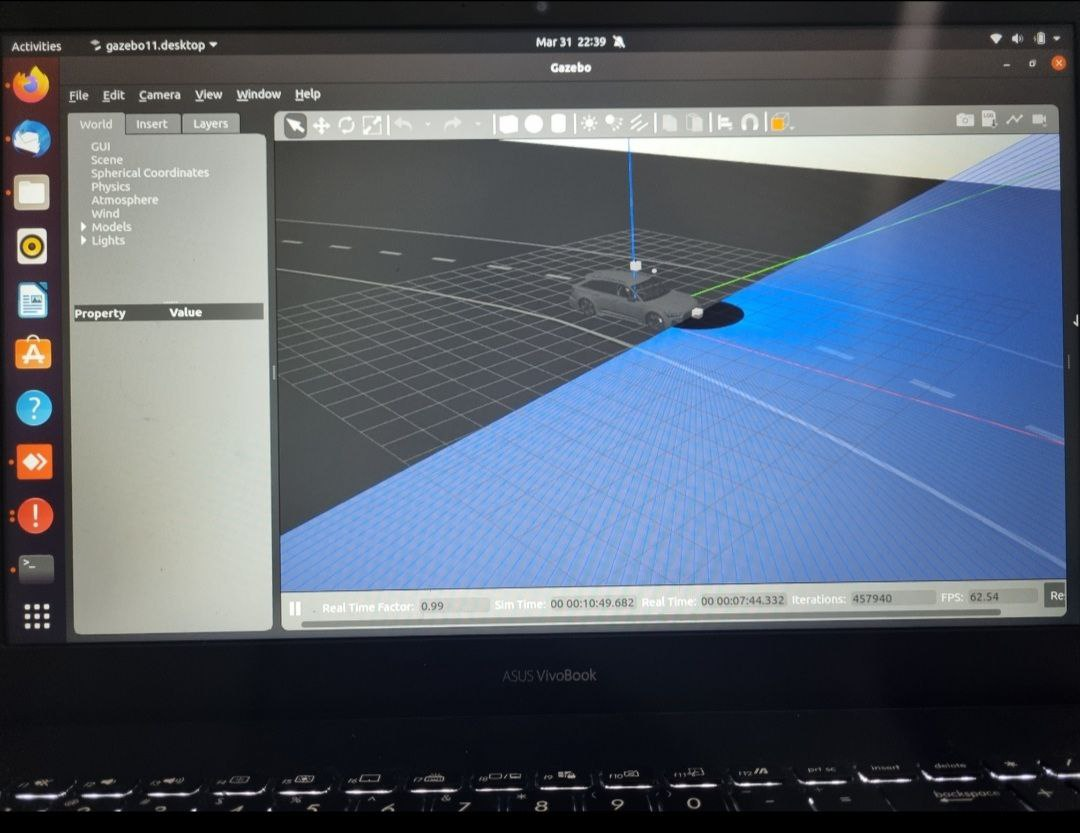
#> input picture 5809795046210390829.jpg, 1080 x 833 px
$ python -i preimage.py   (imports and definitions only)
#> lines starting #> are read from the running program, lines starting #| are printed output that depends on the picture; after the words box and inside, x2 and y2 are one past the last pixel; in counts of white or black regions, pixels touching at a corner belong together
#> further down, picture is the input picture: shape (833, 1080, 3); mean B, G, R 110, 95.7, 85.7
#!/usr/bin/env python
import cv2
import random as rng
import numpy as np
import time

def roadMask(image):
    polygons3 =np.array([
    [(0,500),(800,500),(800,700)]
    ])
    polygons4 =np.array([
    [(0,700),(800,700),(0,500)]
    ])
    mask =np.zeros_like(image)
    mask2 =np.zeros_like(image)
    cv2.fillPoly(mask,polygons3,255)
    cv2.fillPoly(mask2,polygons4,255)
    return cv2.bitwise_or(mask2,mask)

def perspectiveTransfrom(image):
    points1 = np.array([[100,450], [700, 450], [0, 800],[800, 800]], np.float32)
    points2 = np.array([[0,0], [800,0], [0, 800], [800, 800]], np.float32)


    getPrespective = cv2.getPerspectiveTransform(points1, points2)
    out = cv2.warpPerspective(image, getPrespective, (800,800))
    return out

def unPerspectiveTransfrom(image):
    points2 =np.array([[100,450], [700, 450], [0, 800],[800, 800]], np.float32)
    points1 = np.array([[0,0], [800,0], [0, 800], [800, 800]], np.float32)
    getPrespective = cv2.getPerspectiveTransform(points1, points2)
    out = cv2.warpPerspective(image, getPrespective, (800,800))
    return out

def blackBox(image):
    polygons3 =np.array([
    [(360,740),(440,740),(435,675)]
    ])
    polygons4 =np.array([
    [(435,675),(365,675),(360,740)]
    ])
    mask =np.zeros_like(image)
    mask2 =np.zeros_like(image)
    cv2.fillPoly(image,polygons3,[43,43,43])
    cv2.fillPoly(image,polygons4,[43,43,43])
#> image: shape (833, 1080, 3); mean B, G, R 110.1, 95.8, 85.8
    return image

def rowMask(image,number):
    polygons3 =np.array([
    [(0,440+(number*24)),(800,440+(number*24)),(800,800)]
    ])
    polygons4 =np.array([
    [(0,800),(800,800),(0,440+(number*24))]
    ])
    mask =np.zeros_like(image)
    mask2 =np.zeros_like(image)
    cv2.fillPoly(mask,polygons3,255)
    cv2.fillPoly(mask2,polygons4,255)
    return cv2.bitwise_or(mask2,mask)

def rectMask(image,rect):
    mask =np.zeros_like(image)
    if(rect==False):
        return mask
    cv2.rectangle(mask,rect[0],rect[1],255,-1)
    return mask

def doRow(image,number):
    rMask = rowMask(image,number)

def croppImg(image , mask):
    return cv2.bitwise_and(image,mask)

def raceModeImg(image):
    a=time.time()
    image = blackBox(image)
    image = perspectiveTransfrom(image)
    imgray = cv2.cvtColor(image, cv2.COLOR_BGR2GRAY)
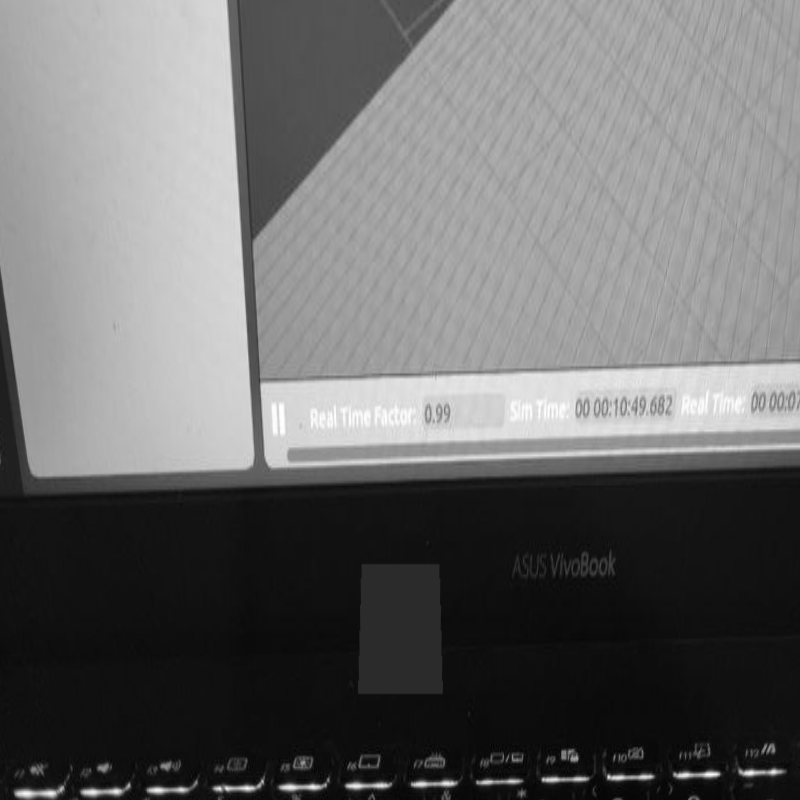
#> imgray: shape (800, 800); min 1, max 255, mean 106.6
    ret, thresh = cv2.threshold(imgray, 170, 255, 0)
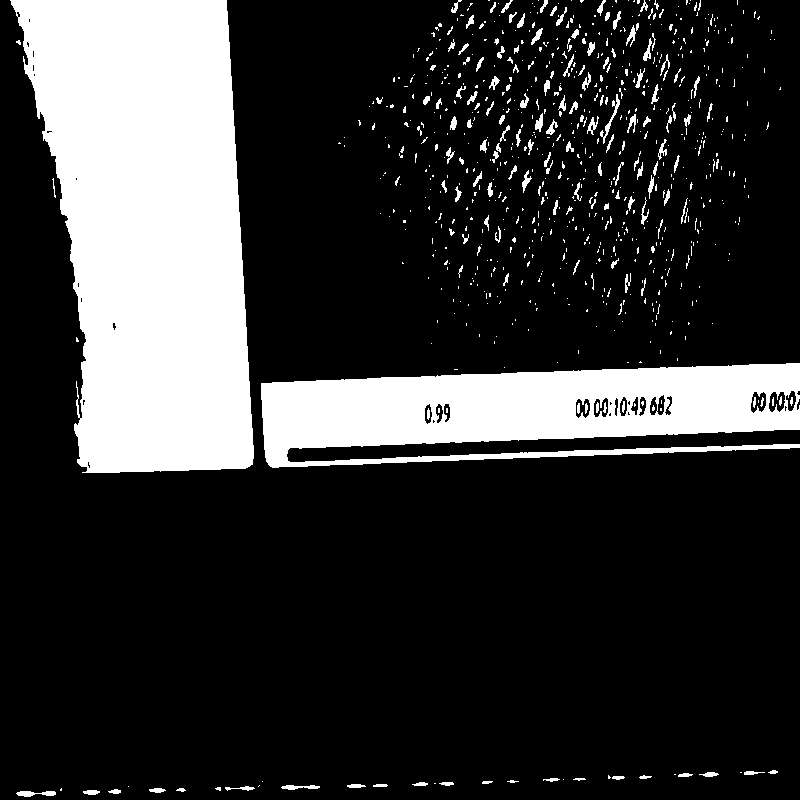
#> thresh: shape (800, 800); 20.7% white; 793 white regions (638 under 20 px)
    contours, hierarchy = cv2.findContours(thresh, cv2.RETR_TREE, cv2.CHAIN_APPROX_SIMPLE)    # gray = cv2.cvtColor(image, cv2.COLOR_BGR2GRAY)
#> contours = 835 contours, 724 with area under 20; largest, box (x1, y1, x2, y2) and area: (10, 0, 254, 473) 84618, (261, 363, 800, 468) 38124, (768, 391, 786, 413) 279, (750, 391, 767, 414) 270, (575, 398, 591, 419) 240

    drawing = np.zeros((thresh.shape[0], thresh.shape[1], 3), dtype=np.uint8)
    max_line_score=-1
    out_max_line_score=-1
    rectangle_mask=False
    out_rectangle_mask=False
    for i in range(len(contours)):
        cnt=contours[i]
        x,y,w,h = cv2.boundingRect(cnt)
        line_score=(w+h)+(abs(800-y)+abs(400-x))
        font                   = cv2.FONT_HERSHEY_SIMPLEX
        bottomLeftCornerOfText = (x,y+100)
        fontScale              = 1
        fontColor              = (255,255,255)
        lineType               = 2
        if(line_score<1200 and line_score>150 and h>10 and w>10):
            if(w+h>max_line_score):
                max_line_score=w+h
                rectangle_mask=np.copy(cnt)
            color = (rng.randint(0,256), rng.randint(0,256), rng.randint(0,256))
            cv2.drawContours(image, [cnt], 0, (0,255,255), cv2.FILLED)
        elif(line_score>=1200):
            if(w+h>out_max_line_score):
                out_max_line_score=w+h
                out_rectangle_mask=[(x,y),(x+w,y+h)]
#> this loop made 835 passes
#> (x, y, w, h, line_score, bottomLeftCornerOfText, out_max_line_score, out_rectangle_mask) on pass 34: (261, 363, 539, 105, 1220, (261, 463), 644, [(261, 363), (800, 468)])
#> (x, y, w, h, line_score, bottomLeftCornerOfText, max_line_score, color) on pass 47: (575, 398, 16, 21, 614, (575, 498), 37, (197, 215, 20))
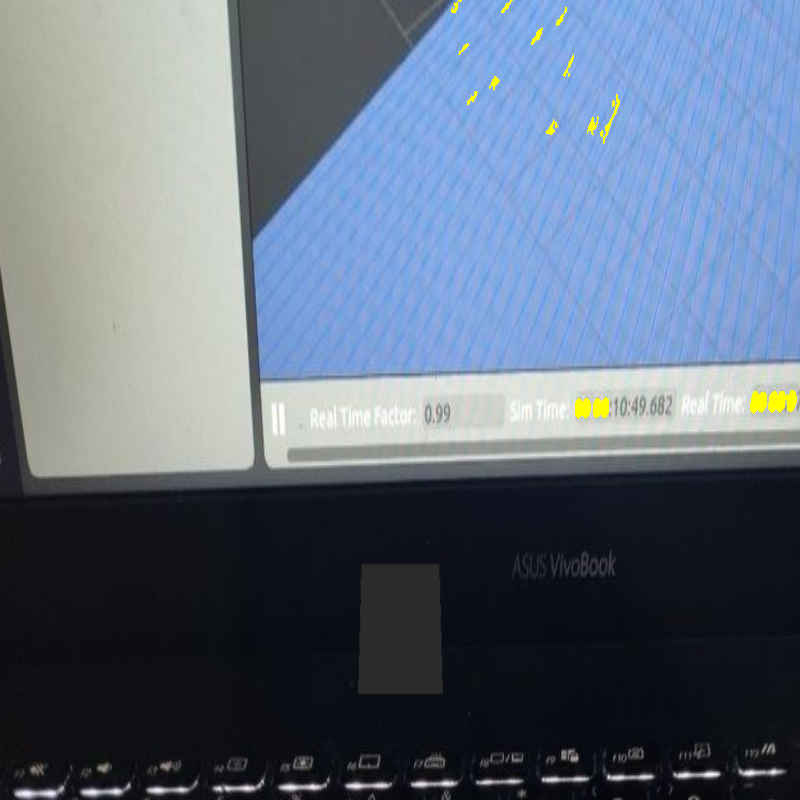
#> image: shape (800, 800, 3); mean B, G, R 124.5, 108.6, 96.4
    max_y=560
    min_y=0
    if(out_rectangle_mask is not None):
        masked_thresh=croppImg(thresh,rectMask(thresh,out_rectangle_mask))
#> in rectMask, `cv2.rectangle(mask,rect[0],rect[1],255,-1)`: mask: shape (800, 800); 18.1% white; 1 white region, box (x1, y1, x2, y2) and area: (10, 0, 255, 474) 116130
#> in croppImg, `return cv2.bitwise_and(image,mask)`:
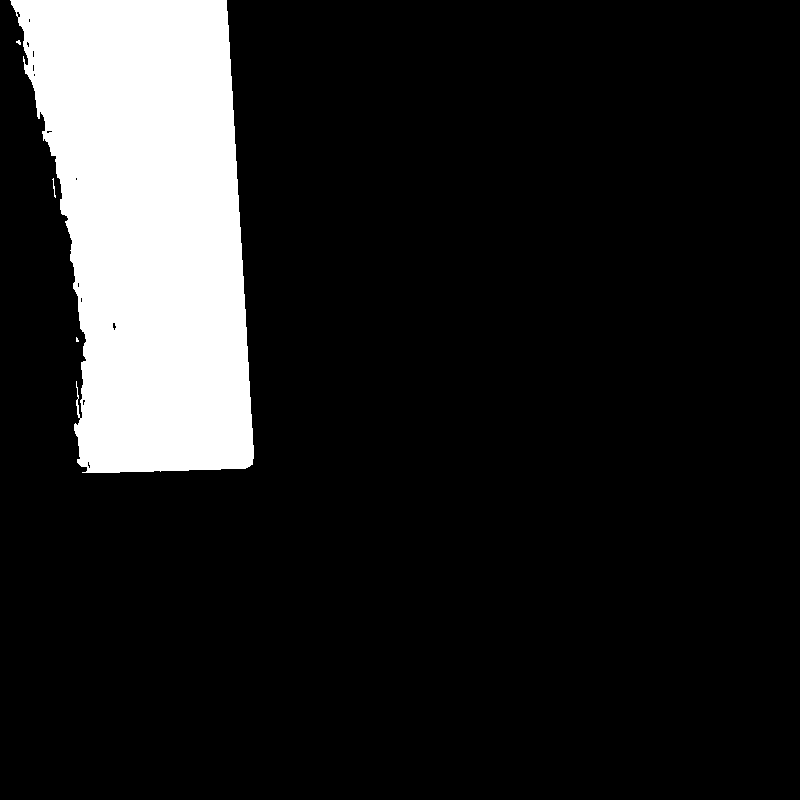
#> returned value: shape (800, 800); 13.3% white; 4 white regions (2 under 20 px), largest, box (x1, y1, x2, y2) and area: (10, 0, 254, 473) 85275, (52, 178, 56, 198) 26

        blurred_img = cv2.GaussianBlur(masked_thresh , (5,5) ,0)

        gradient = cv2.Canny(blurred_img , 230,250)
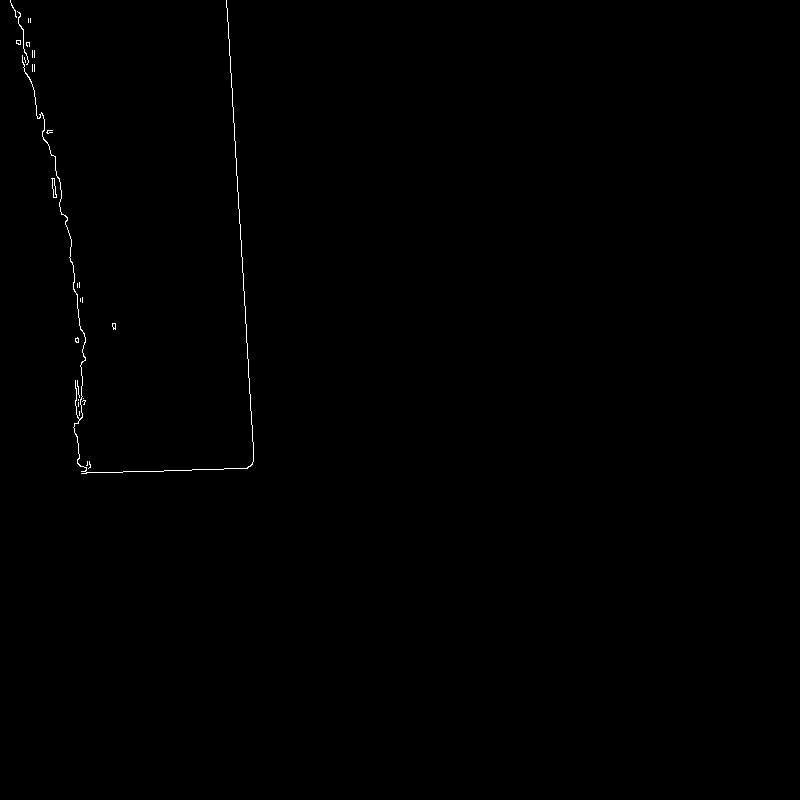
#> gradient: shape (800, 800); 0.24% white in thin lines or dots, all inside (x1, y1, x2, y2) = (10, 0, 254, 474)
        pass
    if(rectangle_mask is not None):
        try:
            rect = cv2.minAreaRect(rectangle_mask)
            box = cv2.boxPoints(rect)
            box = np.int0(box)
            dot1 = ((box[0][0]+box[1][0])//2,box[0][1])
            dot2 = ((box[2][0]+box[3][0])//2,box[2][1])
            if(dot2[1]<dot1[1]):
                dot2,dot1=dot1,dot2

            x_dis_org=abs(box[1][0]-box[0][0])
            y_dis_org=abs(box[1][1]-box[0][1])
            dot3_y=200
            dot3_x=dot1[0]+(abs(dot1[1]-dot3_y)/x_dis_org*y_dis_org)
            dot4_y=800
            dot4_x=dot2[0]-(abs(dot2[1]-dot4_y)/x_dis_org*y_dis_org)
            dot3=(dot3_x,dot3_y)
            dot4=(dot4_x,dot4_y)
            cv2.line(image,dot3,dot2,(0,255,255),abs(box[0][0]-box[1][0]))
            cv2.line(image,dot4,dot2,(0,255,255),abs(box[0][0]-box[1][0]))
        except:
            pass

    b=time.time()
    return unPerspectiveTransfrom(image)
#> in unPerspectiveTransfrom, `out = cv2.warpPerspective(image, getPrespective, (800,800))`:
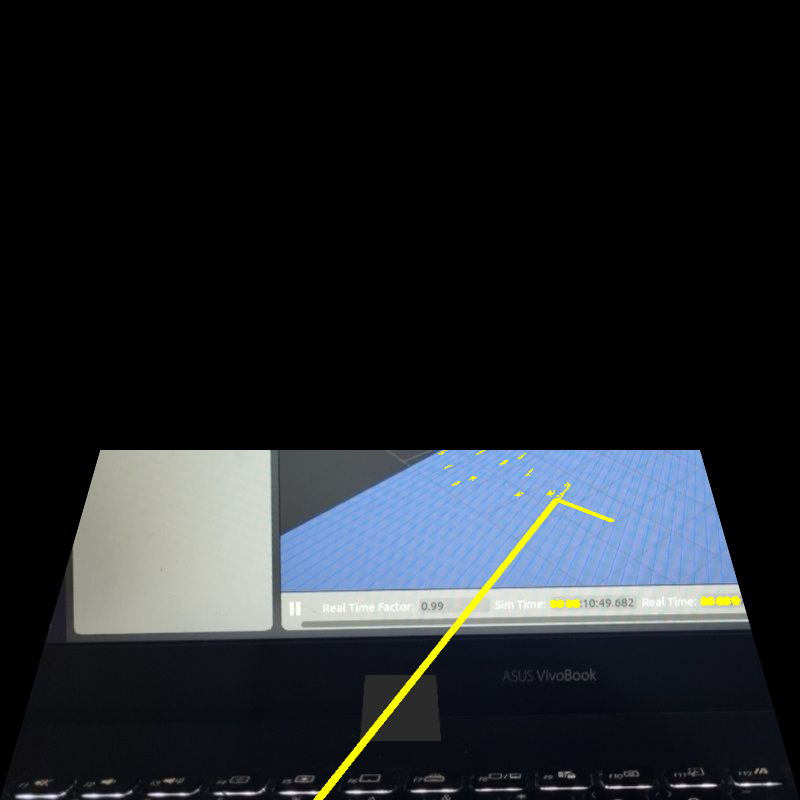
#> out: shape (800, 800, 3); mean B, G, R 40.4, 36.5, 32.7

    return image

def displayLines(image,lines):
    m=0
    if lines is not None:
        for line in lines:
            x1,y1,x2,y2=line.reshape(4)
            cv2.line(image,(x1,y1),(x2,y2),(0,0,255),15)
            m+=1
    print(m)
    return image

>>> import cv2
>>> picture = cv2.imread('../5809795046210390829.jpg')
>>> result = raceModeImg(picture)
